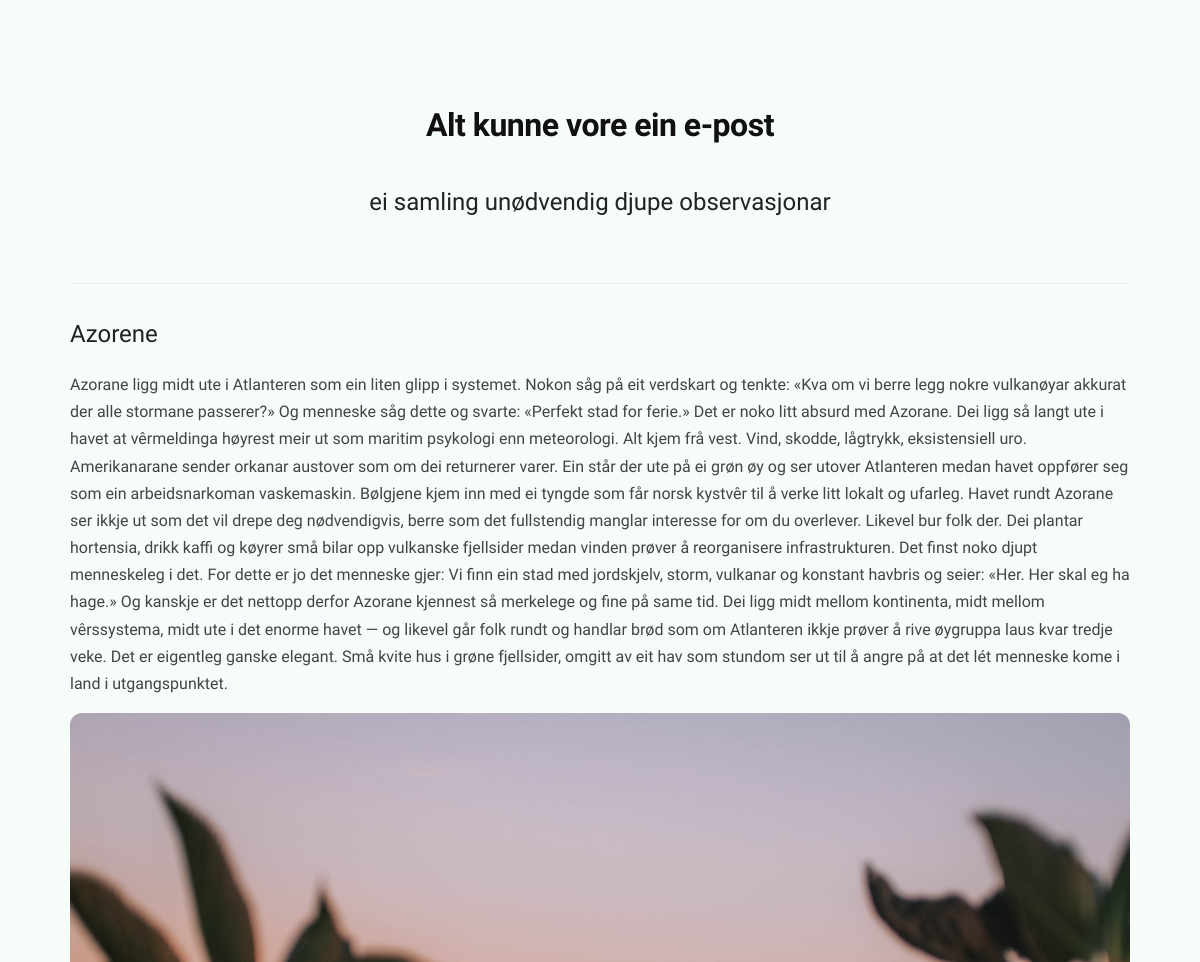
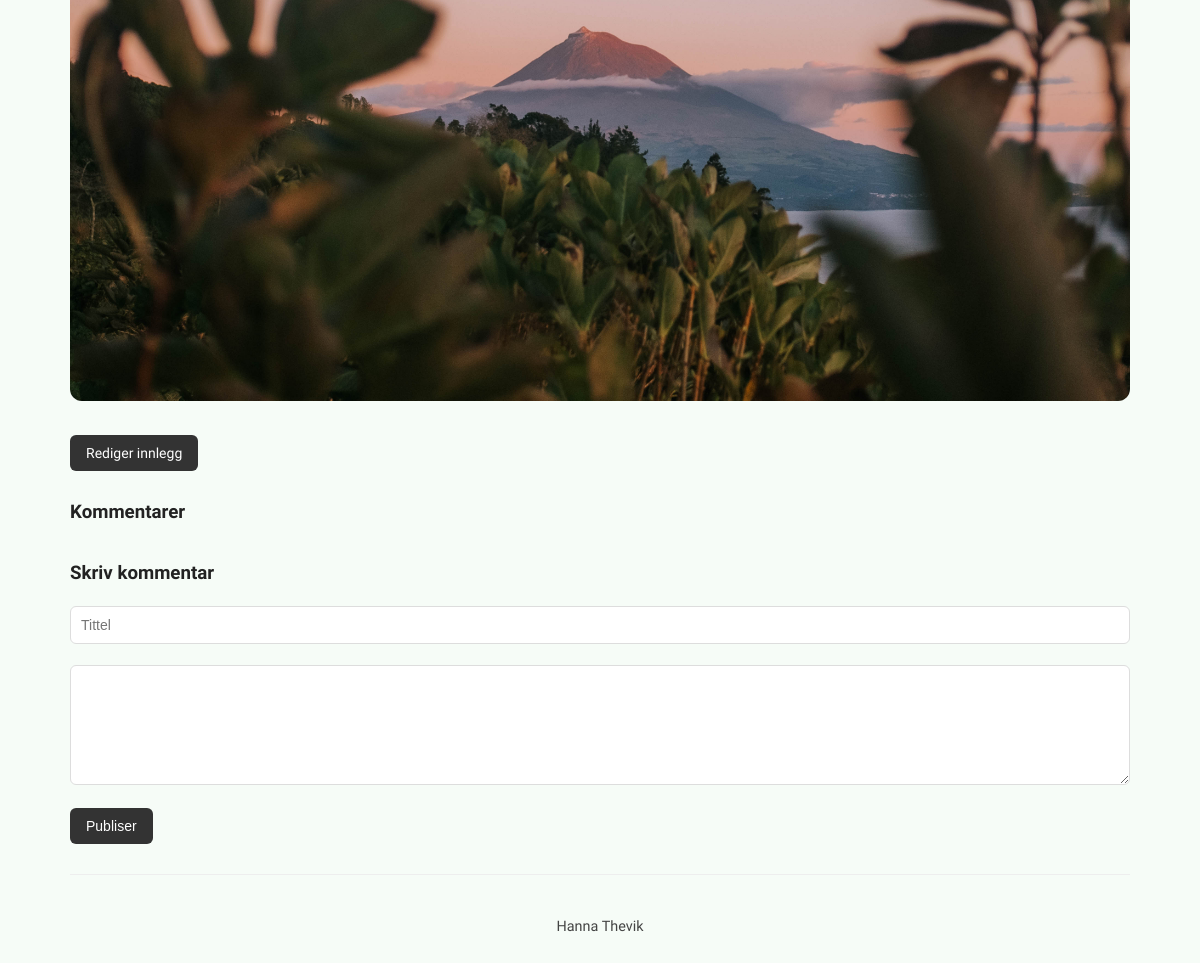
Screenshot of /post/8 with the database file from the repository (2 pictures, top to bottom).
### tables this page shows
CREATE TABLE posts (
    id INTEGER PRIMARY KEY AUTOINCREMENT,
    title TEXT NOT NULL,
    body TEXT NOT NULL,
    tags TEXT,
    image TEXT,
    created TIMESTAMP DEFAULT CURRENT_TIMESTAMP
);

### app.py (the view)
@app.route("/post/<int:post_id>")
def post(post_id):
    post = db.get_post(post_id)
    if post is None:
        abort(404)
    comments = db.get_comments(post_id)
    return render_template(
        "post.html",
        post=post,
        comments=comments
    )

### db.py (called while the page is built)
def get_db():
    conn = sqlite3.connect(DATABASE)
    conn.row_factory = sqlite3.Row
    return conn

def get_post(post_id):
    conn = get_db()
    post = conn.execute(
        "SELECT * FROM posts WHERE id = ?", (post_id,)
    ).fetchone()
    conn.close()
    return post

def get_comments(post_id):
    conn = get_db()
    comments = conn.execute(
        "SELECT * FROM comments WHERE post_id=? ORDER BY created DESC",
        (post_id,),
    ).fetchall()
    conn.close()
    return comments

### templates/post.html (shortened to what this page needs)
{% extends "base.html" %}
{% block content %}
<h2>{{post.title}}</h2>
<p>{{post.body}}</p>
{% if post.image %}
{% set images = post.image.split(",") %}
<div class="{% if images|length == 1 %}single-post-image{% else %}image-gallery{% endif %}">
{% for image in images %}
<img
    src="{{ url_for('static', filename='uploads/' + image) }}"
    class="{% if images|length == 1 %}hero-image{% else %}post-image{% endif %}"
>
{% endfor %}
</div>
{% endif %}
<div>
<a href="{{ url_for('edit', post_id=post.id) }}" class="button">Rediger innlegg</a>
</div>
<h3>Kommentarer</h3>
<h3>Skriv kommentar</h3>
<form method="post" action="/comment/{{post.id}}">
<input name="title" placeholder="Tittel">
<textarea name="content"></textarea>
<button type="submit">Publiser</button>
</form>
{% endblock %}

### static/style.css (style rules this page uses)
body { font-family: "Bricolage Grotesque", sans-serif; background-color: #f6fcf7; margin: 0; color: #333; padding: 3rem; font-size: 16px; line-height: 1.7; }
p { color: #444; line-height: 1.7; margin-bottom: 16px; }
h2 { margin-top: 40px; font-weight: 400; }
button { transition: background 0.2s ease, transform 0.1s ease; }
h2, h3 { color: #222; margin-top: 30px; margin-bottom: 10px; }
a { color: #333; text-decoration: none; }
button, .button { background: #333; border: none; color: white; padding: 10px 16px; border-radius: 6px; cursor: pointer; font-size: 14px; }
input, textarea { width: 100%; padding: 10px; margin-top: 6px; margin-bottom: 15px; border-radius: 6px; border: 1px solid #ddd; font-size: 14px; }
textarea { resize: vertical; }
textarea { min-height: 120px; }
.single-post-image { margin-bottom: 30px; }
.hero-image { width: 100%; max-height: 650px; object-fit: cover; border-radius: 12px; }
* { box-sizing: border-box; }
.new-post-btn, .search-nav button, button, .button { white-space: nowrap; }

### rows the page displays
posts: title "Azorene", body "Azorane ligg midt ute i Atlanteren som ein liten glipp i systemet. Nokon såg på eit verdskart og tenkte: «Kva om vi berre legg nokre vulkanøyar akkurat der alle stormane passerer?» Og menneske såg dette og svarte: «Perfekt stad for ferie.» Det er noko litt absurd med Azorane. Dei ligg så langt ute i havet at vêrmeldinga høyrest meir ut som maritim psykologi enn meteorologi. Alt kjem frå vest. Vind, skodde, lågtrykk, eksistensiell uro. Amerikanarane sender orkanar austover som om dei returnerer varer. Ein står der ute på ei grøn øy og ser utover Atlanteren medan havet oppfører seg som ein arbeidsnarkoman vaskemaskin. Bølgjene kjem inn med ei tyngde som får norsk kystvêr til å verke litt…", image (picture)
